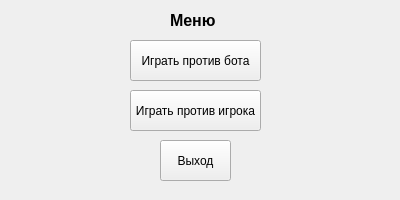
<?xml version="1.0" encoding="UTF-8"?>
<ui version="4.0">
 <class>MenuWindow</class>
 <widget class="QWidget" name="MenuWindow">
  <property name="geometry">
   <rect>
    <x>0</x>
    <y>0</y>
    <width>400</width>
    <height>200</height>
   </rect>
  </property>
  <property name="minimumSize">
   <size>
    <width>400</width>
    <height>200</height>
   </size>
  </property>
  <property name="maximumSize">
   <size>
    <width>400</width>
    <height>200</height>
   </size>
  </property>
  <property name="windowTitle">
   <string>BlackJack</string>
  </property>
  <property name="autoFillBackground">
   <bool>false</bool>
  </property>
  <widget class="QLabel" name="label">
   <property name="geometry">
    <rect>
     <x>170</x>
     <y>10</y>
     <width>61</width>
     <height>21</height>
    </rect>
   </property>
   <property name="font">
    <font>
     <pointsize>12</pointsize>
     <bold>true</bold>
    </font>
   </property>
   <property name="text">
    <string>Меню</string>
   </property>
  </widget>
  <widget class="QPushButton" name="playBot">
   <property name="geometry">
    <rect>
     <x>130</x>
     <y>40</y>
     <width>131</width>
     <height>41</height>
    </rect>
   </property>
   <property name="text">
    <string>Играть против бота</string>
   </property>
  </widget>
  <widget class="QPushButton" name="playPlayer">
   <property name="geometry">
    <rect>
     <x>130</x>
     <y>90</y>
     <width>131</width>
     <height>41</height>
    </rect>
   </property>
   <property name="text">
    <string>Играть против игрока</string>
   </property>
  </widget>
  <widget class="QPushButton" name="exit">
   <property name="geometry">
    <rect>
     <x>160</x>
     <y>140</y>
     <width>71</width>
     <height>41</height>
    </rect>
   </property>
   <property name="text">
    <string>Выход</string>
   </property>
  </widget>
 </widget>
 <resources/>
 <connections/>
</ui>
